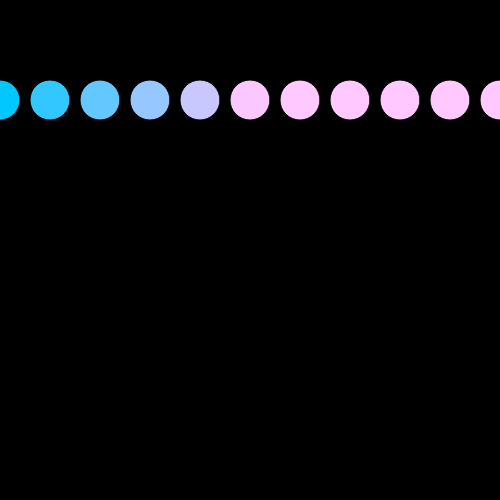
Frame 1 (no input)
Frame 60 (no input): identical to frame 1, image omitted
Frame 120 (the mouse pressed at the canvas centre since frame 60): identical to frame 1, image omitted

The p5.js sketch that drew this single still picture (run headless with seeded random() and noise() and a simulated clock; from frame 60 on, the mouse is pressed at the canvas centre):

// p5.js sketch
// ── sketch.js
var x = 0;

function setup() {
  createCanvas(500,500);
  
}

function draw() {
  background(0);

  
  for(var x = 0; x <= width; x=x+50){
    fill(x,200,255);
    ellipse(x,100,40,40);
  
  }
  
  // //NESTED LOOP
  // for(var x = 0; x <= width; x=x+50){
  //   for(var y= 0; y<=height; y=y+50){
  //   fill(x,y,255);
  //   ellipse(x,y,40,40);
  //   }
  // }
  
}
